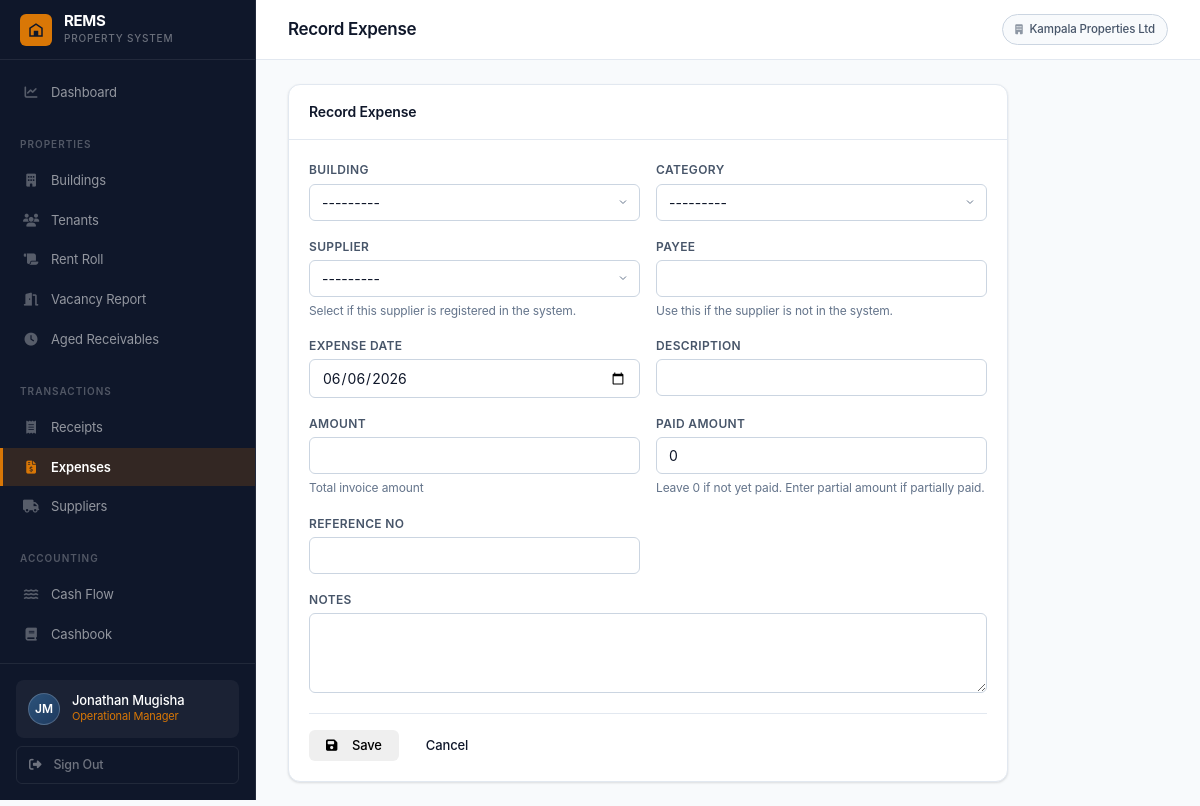
The app's page /expenses/create/ (signed in) with its own data.
### accounts/models.py (models this page shows, shortened)
class User(AbstractUser):
    ROLE_SUPER_ADMIN        = 'super_admin'
    ROLE_OP_MANAGER         = 'op_manager'
    ROLE_PROPERTY_MANAGER   = 'property_manager'
    ROLE_CASHIER_RECEIPTS   = 'cashier_receipts'
    ROLE_CASHIER_EXPENSES   = 'cashier_expenses'
    ROLE_ACCOUNTANT         = 'accountant'
    ROLE_CHOICES = [
        (ROLE_SUPER_ADMIN,      'Super Admin'),
        (ROLE_OP_MANAGER,       'Operational Manager'),
        (ROLE_PROPERTY_MANAGER, 'Property Manager'),
        (ROLE_CASHIER_RECEIPTS, 'Cashier – Receipts'),
        (ROLE_CASHIER_EXPENSES, 'Cashier – Expenses'),
        (ROLE_ACCOUNTANT,       'Accountant'),
    ]
    organisation = models.ForeignKey(
        Organisation, null=True, blank=True,
        on_delete=models.SET_NULL, related_name='users'
    )
    role = models.CharField(max_length=30, choices=ROLE_CHOICES, default=ROLE_CASHIER_RECEIPTS)
    phone = models.CharField(max_length=30, blank=True)
    is_active = models.BooleanField(default=True)
    buildings = models.ManyToManyField('buildings.Building', blank=True, related_name='assigned_users')
    def has_role(self, role_key):
        if self.role == role_key:
            return True
        return self.user_roles.filter(role=role_key).exists()
    @property
    def is_super_admin(self):
        return self.has_role(self.ROLE_SUPER_ADMIN)
    @property
    def is_op_manager(self):
        return self.has_role(self.ROLE_OP_MANAGER)
    @property
    def is_accountant(self):
        return self.has_role(self.ROLE_ACCOUNTANT)
    def can_access_finance(self):
        return self.is_op_manager or self.is_accountant
    def can_receipt(self):
        return self.is_op_manager or self.is_cashier_receipts
    def can_expense(self):
        return self.is_op_manager or self.is_cashier_expenses
    def can_manage_tenants(self):
        return self.is_op_manager or self.is_property_manager
    def can_configure_taxes(self):
        return self.is_accountant
    def get_buildings_qs(self):
        from buildings.models import Building
        if self.is_super_admin:
            return Building.objects.all()
        if self.is_op_manager:
            return Building.objects.filter(organisation=self.organisation)
        assigned = self.buildings.filter(organisation=self.organisation)
        if assigned.exists():
            return assigned
        return Building.objects.filter(organisation=self.organisation)

class Organisation(models.Model):
    name = models.CharField(max_length=200)
    contact_email = models.EmailField()
    phone = models.CharField(max_length=30, blank=True)
    address = models.TextField(blank=True)
    subscription_status = models.CharField(
        max_length=20,
        choices=[('active', 'Active'), ('suspended', 'Suspended'), ('trial', 'Trial')],
        default='trial'
    )
    created_at = models.DateTimeField(auto_now_add=True)
    class Meta:
        ordering = ['name']

### expenses/views.py (the view, shortened to what this page needs)
# urls.py: path('create/',                   views.expense_create,    name='create'),
@login_required
def expense_create(request):
    if not request.user.can_expense():
        return HttpResponseForbidden()
    form = ExpenseForm(request.POST or None, user=request.user)
    return render(request, 'expenses/expense_form.html', {'form': form, 'title': 'Record Expense'})

### buildings/models.py (called while the page is built)
    def __str__(self):
        return f"{self.name} ({self.organisation.name})"

### expenses/models.py (called while the page is built)
    def __str__(self):
        return self.name

    def __str__(self):
        return self.name

### templates/expenses/expense_form.html (shortened to what this page needs)
{% extends 'base.html' %}
{% block page_title %}{{ title }}{% endblock %}
{% block content %}
<div style="max-width:720px;">
  <div class="card">
    <div class="card-header">
      <span class="card-title">{{ title }}</span>
    </div>
    <div class="card-body">
      <form method="post" novalidate>
        <div class="form-grid">
          {% for field in form %}
          <div class="form-group {% if field.field.widget.attrs.rows or field|length > 60 %}form-full{% endif %}">
            <label class="form-label">{{ field.label }}</label>
            {{ field }}
            {% if field.help_text %}<div class="form-hint">{{ field.help_text }}</div>{% endif %}
          </div>
          {% endfor %}
        </div>
        <div style="display:flex;gap:10px;margin-top:20px;padding-top:16px;border-top:1px solid var(--border);">
          <button type="submit" class="btn btn-gold"><i class="fas fa-save"></i>&nbsp; Save</button>
          <a href="javascript:history.back()" class="btn btn-outline">Cancel</a>
        </div>
      </form>
    </div>
  </div>
</div>
{% endblock %}

### templates/base.html (shortened to what this page needs)
{% load humanize %}
<!DOCTYPE html>
<html lang="en">
<head>
<link rel="stylesheet" href="https://cdnjs.cloudflare.com/ajax/libs/font-awesome/6.5.0/css/all.min.css">
<link rel="stylesheet" href="/static/css/rems.css">
</head>
<body>
<aside class="sidebar">
  <a href="{% url 'dashboard:home' %}" class="sidebar-brand">
    <div class="sidebar-brand-mark">
      <svg viewBox="0 0 24 24" xmlns="http://www.w3.org/2000/svg">
        <path d="M3 21V9l9-6 9 6v12H3zm2-2h4v-4h6v4h4V10.1L12 5.2 5 10.1V19zm4-4h6v-2H9v2z"/>
      </svg>
    </div>
    <div>
      <div class="sidebar-brand-name">REMS</div>
      <div class="sidebar-brand-sub">Property System</div>
    </div>
  </a>
  <nav class="sidebar-nav">
    {% if user.is_op_manager or user.is_super_admin %}
    <a href="{% url 'dashboard:home' %}"
       class="nav-item {% if request.resolver_match.app_name == 'dashboard' %}active{% endif %}">
      <span class="nav-icon"><i class="fas fa-chart-line"></i></span> Dashboard
    </a>
    {% endif %}
    {% if user.can_manage_tenants or user.is_op_manager %}
    <div class="nav-section">Properties</div>
    {% if user.is_op_manager or user.is_super_admin %}
    <a href="{% url 'buildings:list' %}"
       class="nav-item {% if request.resolver_match.app_name == 'buildings' %}active{% endif %}">
      <span class="nav-icon"><i class="fas fa-building"></i></span> Buildings
    </a>
    {% endif %}
    <a href="{% url 'tenants:list' %}"
       class="nav-item {% if request.resolver_match.app_name == 'tenants' and 'vacancy' not in request.path and 'aged' not in request.path and 'rent-roll' not in request.path %}active{% endif %}">
      <span class="nav-icon"><i class="fas fa-users"></i></span> Tenants
    </a>
    <a href="{% url 'tenants:rent_roll' %}"
       class="nav-item {% if 'rent-roll' in request.path %}active{% endif %}">
      <span class="nav-icon"><i class="fas fa-scroll"></i></span> Rent Roll
    </a>
    <a href="{% url 'tenants:vacancy' %}"
       class="nav-item {% if 'vacancy' in request.path %}active{% endif %}">
      <span class="nav-icon"><i class="fas fa-door-open"></i></span> Vacancy Report
    </a>
    <a href="{% url 'tenants:aged_receivables' %}"
       class="nav-item {% if 'aged-receivables' in request.path %}active{% endif %}">
      <span class="nav-icon"><i class="fas fa-clock"></i></span> Aged Receivables
    </a>
    {% endif %}
    {% if user.can_receipt or user.can_expense %}
    <div class="nav-section">Transactions</div>
    {% if user.can_receipt %}
    <a href="{% url 'receipts:list' %}"
       class="nav-item {% if request.resolver_match.app_name == 'receipts' %}active{% endif %}">
      <span class="nav-icon"><i class="fas fa-receipt"></i></span> Receipts
    </a>
    {% endif %}
    {% if user.can_expense %}
    <a href="{% url 'expenses:list' %}"
       class="nav-item {% if request.resolver_match.app_name == 'expenses' and 'supplier' not in request.path %}active{% endif %}">
      <span class="nav-icon"><i class="fas fa-file-invoice-dollar"></i></span> Expenses
    </a>
    <a href="{% url 'expenses:supplier_list' %}"
       class="nav-item {% if 'supplier' in request.path %}active{% endif %}">
      <span class="nav-icon"><i class="fas fa-truck"></i></span> Suppliers
    </a>
    {% endif %}
    {% endif %}
    {% if user.can_access_finance or user.can_manage_tenants %}
    <div class="nav-section">Accounting</div>
    {% if user.can_manage_tenants %}
    <a href="{% url 'finance:cash_flow' %}"
       class="nav-item {% if 'cash-flow' in request.path %}active{% endif %}">
      <span class="nav-icon"><i class="fas fa-water"></i></span> Cash Flow
    </a>
    {% endif %}
    {% if user.can_access_finance %}
    <a href="{% url 'finance:cashbook' %}"
       class="nav-item {% if 'cashbook' in request.path %}active{% endif %}">
      <span class="nav-icon"><i class="fas fa-book"></i></span> Cashbook
    </a>
    <a href="{% url 'finance:debtor_ledger' %}"
       class="nav-item {% if 'debtor-ledger' in request.path %}active{% endif %}">
    </a>
    {% endif %}
    {% endif %}
  </nav>
  <div class="sidebar-footer">
    <div class="user-chip">
      <div class="user-avatar">{{ user.first_name.0|upper }}{{ user.last_name.0|upper }}</div>
      <div style="min-width:0;">
        <div class="user-name">{{ user.get_full_name|default:user.username }}</div>
        <div class="user-role">
          {{ user.get_role_display }}{% for r in user.user_roles.all %} &middot; {{ r.get_role_display }}{% endfor %}
        </div>
      </div>
    </div>
    <a href="{% url 'accounts:logout' %}" class="sidebar-signout">
      <i class="fas fa-sign-out-alt"></i> Sign Out
    </a>
  </div>
</aside>
<div class="main-wrapper">
  <header class="topbar">
    <div class="topbar-left">
      <h1 class="page-title">{% block page_title %}{% endblock %}</h1>
    </div>
    <div class="topbar-actions">
      {% if user.organisation %}
      <span class="org-label">
        <i class="fas fa-building" style="font-size:10px;margin-right:4px;opacity:.6;"></i>
        {{ user.organisation.name }}
      </span>
      {% endif %}
    </div>
  </header>
  <main class="content">
    {% block content %}{% endblock %}
  </main>
</div>
</body>
</html>

### records on screen
User: first_name.0 "J", last_name.0 "M", get_full_name "Jonathan Mugisha", role "Operational Manager", organisation.name "Kampala Properties Ltd"

### other values on screen
{{ title }} "Record Expense"
{{ field.label }} "BUILDING" "CATEGORY" "SUPPLIER" "PAYEE" "EXPENSE DATE" "DESCRIPTION" "AMOUNT" "PAID AMOUNT" "REFERENCE NO" "NOTES"
{{ field.help_text }} "Select if this supplier is registered in the system." "Use this if the supplier is not in the system." "Total invoice amount" "Leave 0 if not yet paid. Enter partial amount if partially paid."
